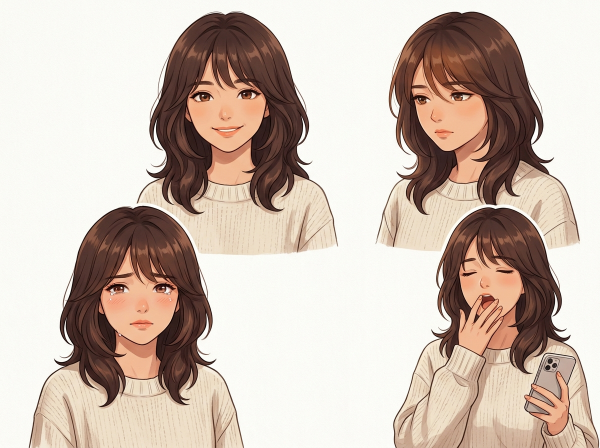
#> input picture assets/characters/primary/masters/char_nana_master.png, 1200 x 896 px, found by its file name (shown at 1/2 size)
$ python repair_all_character_bases.py
#> lines starting #> are read from the running program, lines starting #| are printed output that depends on the picture; after the words box and inside, x2 and y2 are one past the last pixel; in counts of white or black regions, pixels touching at a corner belong together
"""
repair_all_character_bases.py
Repairs and defringes base sprites for all 10 characters:
1. Reconstructs Nana's viewer-left shoulder seamlessly using symmetrical master crop.
2. Removes white halo / background bleed from hair and silhouettes across all characters.
3. Clears trapped background pockets (hair loops, under-arm gaps).
4. Saves defringed bases to both assets/ and public/assets/ directories.
"""

import os
import shutil
import hashlib
import cv2
import numpy as np
from PIL import Image

BASE_DIR = os.path.abspath(".")

# [6 lines left out: function compute_sha256, not called in this run]

def decontaminate_edges(img_bgra: np.ndarray, bg_color_bgr=None, is_dark_hair=True) -> np.ndarray:
    """
    Decontaminates semi-transparent alpha fringes:
    - Inpaints edge RGB from the opaque core so boundary pixels contain zero background bleed.
    - Suppresses bright halo on dark hair.
    """
    b, g, r, a = cv2.split(img_bgra)
    h, w = a.shape

    # Clean very weak translucent noise
    a_clean = np.where(a <= 5, 0, a)

    # Opaque core mask where colors are 100% genuine
    core_mask = (a_clean >= 210).astype(np.uint8)

    # Edge mask needing color correction (semi-transparent boundary)
    edge_mask = ((a_clean > 0) & (a_clean < 210)).astype(np.uint8)

    bgr = cv2.merge([b, g, r])

    # Inpaint edge RGB from the opaque core using Navier-Stokes/Telea
    # This bleeds the genuine character color outwards over the alpha fringe
    bgr_inpainted = cv2.inpaint(bgr, edge_mask, 3, cv2.INPAINT_TELEA)

    # For dark hair, ensure hair edges don't retain any bright fringe
    if is_dark_hair:
        # Dark hair mask in opaque core
        dark_hair = (core_mask > 0) & (bgr[:, :, 2] < 95) & (bgr[:, :, 1] < 90) & (bgr[:, :, 0] < 90)
        dark_hair_dil = cv2.dilate(dark_hair.astype(np.uint8), cv2.getStructuringElement(cv2.MORPH_ELLIPSE, (7, 7)))
        hair_edge = (dark_hair_dil > 0) & (a_clean > 0) & (a_clean < 240)

        # Clamp hair edge brightness to natural dark tones
        for c in range(3):
            bgr_inpainted[:, :, c] = np.where(hair_edge, np.minimum(bgr_inpainted[:, :, c], 55), bgr_inpainted[:, :, c])

    out_bgra = np.dstack([bgr_inpainted, a_clean])
    return out_bgra

def repair_nana_base():
    print("Repairing Nana Base Sprite...")
    master_path = os.path.join(BASE_DIR, "assets", "characters", "primary", "masters", "char_nana_master.png")
    master = cv2.imread(master_path)
#> master is the input picture: shape (896, 1200, 3); mean B, G, R 178.2, 189.4, 205
    if master is None:
        raise FileNotFoundError(f"Missing Nana master: {master_path}")

    # Symmetrical crop around Nana's facial center (cx=440, y=21..512, x=200..680)
    crop = master[21:512, 200:680].copy()
    ch, cw, _ = crop.shape
#> ch = 491; cw = 480
    cx = cw // 2 # 240
#> cx = 240

    right_half = crop[:, cx:cw]
    left_mirror = cv2.flip(right_half, 1)

    # Clean dark hair artifact in left_mirror at x < 90, y > 330
    is_hair_in_mirror = (left_mirror[:, :, 0] < 100) & (left_mirror[:, :, 1] < 100) & (left_mirror[:, :, 2] < 120) & (np.arange(left_mirror.shape[1])[None, :] < 90) & (np.arange(left_mirror.shape[0])[:, None] > 330)
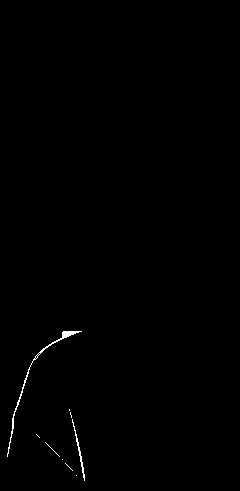
#> is_hair_in_mirror: shape (491, 240) bool; 0.37% white in thin lines or dots, all inside (x1, y1, x2, y2) = (7, 331, 85, 481)
    left_mirror_clean = left_mirror.copy()
    for y in range(330, ch):
        for x in range(90):
            if is_hair_in_mirror[y, x]:
                left_mirror_clean[y, x] = left_mirror[y, min(x + 25, 120)]
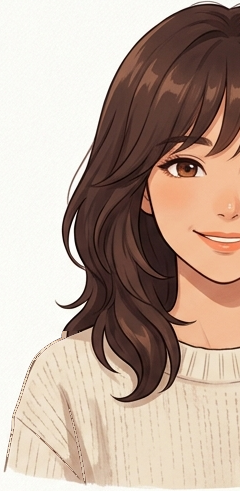
#> left_mirror_clean: shape (491, 240, 3); mean B, G, R 153.6, 167.2, 188.2

    # Nana's own hair mask from crop connected to head
    is_hair = (crop[:, :, 2] < 110) & (crop[:, :, 1] < 90) & (crop[:, :, 0] < 80)
#> is_hair: shape (491, 480) bool; 32.4% white; 50 white regions (42 under 20 px), largest, box (x1, y1, x2, y2) and area: (74, 4, 446, 408) 62581, (0, 391, 192, 491) 12548, (180, 162, 227, 182) 384
    num, labels, stats, centroids = cv2.connectedComponentsWithStats(is_hair.astype(np.uint8))
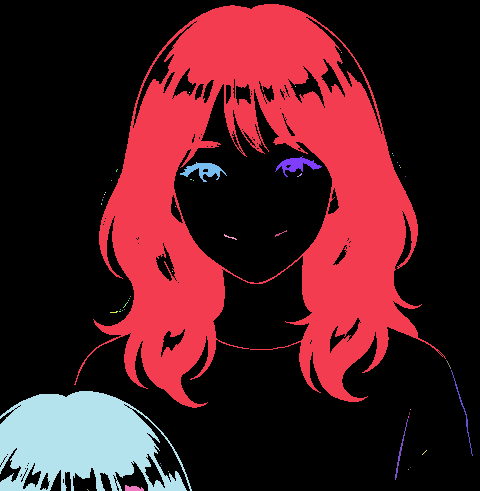
#> labels: shape (491, 480) int32; 51 distinct labels, from 0 to 50; one colour per label, 0 black
#> num = 51; stats = 51 rows, first 6: [0, 0, 480, 491, 159383], [74, 4, 372, 404, 62581], [341, 52, 1, 1, 1], [295, 86, 1, 1, 1], [189, 92, 1, 1, 1], [392, 153, 1, 1, 1]; centroids = 51 pairs, first value 78.9 to 462.8, second value 52 to 489.5
    top_labels = set(labels[21:60, 200:300].flatten()) - {0}
#> top_labels = 1 item
    nana_hair_mask = np.isin(labels, list(top_labels))
#> nana_hair_mask: shape (491, 480) bool; 26.6% white; 1 white region, box (x1, y1, x2, y2) and area: (74, 4, 446, 408) 62581

    res = crop.copy()
    for y in range(300, ch):
        for x in range(0, cx):
            if nana_hair_mask[y, x]:
                res[y, x] = crop[y, x]
            elif x > 210 and y < 380:
                w = (x - 210) / 30.0
                res[y, x] = np.clip(crop[y, x].astype(float) * w + left_mirror_clean[y, x].astype(float) * (1 - w), 0, 255).astype(np.uint8)
            else:
                res[y, x] = left_mirror_clean[y, x]
#> res: shape (491, 480, 3); mean B, G, R 158.5, 171.1, 189.8

    # Background detection with strict tolerance 12
    bg_bgr = np.array([246, 251, 250], dtype=np.float32)
    diff = np.sqrt(np.sum((res.astype(np.float32) - bg_bgr)**2, axis=2))
    is_bg_candidate = (diff < 12).astype(np.uint8)
#> is_bg_candidate: shape (491, 480); values 0 (black) and 1 (white), 35.3% white; 19 white regions (14 under 20 px), largest, box (x1, y1, x2, y2) and area: (0, 0, 480, 491) 82331, (117, 98, 136, 165) 330, (396, 218, 411, 266) 184, (391, 156, 411, 200) 157, (101, 177, 117, 217) 149

    flood_mask = np.zeros((ch + 2, cw + 2), np.uint8)
    for y in range(ch):
        for x in (0, cw - 1):
            if is_bg_candidate[y, x] and is_bg_candidate[y, x] != 2:
                cv2.floodFill(is_bg_candidate, flood_mask, (x, y), 2)
    for x in range(cw):
        for y in (0, ch - 1):
            if is_bg_candidate[y, x] and is_bg_candidate[y, x] != 2:
                cv2.floodFill(is_bg_candidate, flood_mask, (x, y), 2)

    # Clear trapped hair loops
    for y in range(250, 360, 2):
        for x in range(80, 130, 2):
            if is_bg_candidate[y, x] == 1 and diff[y, x] < 10:
                cv2.floodFill(is_bg_candidate, flood_mask, (x, y), 2)

    is_external_bg = (is_bg_candidate == 2)
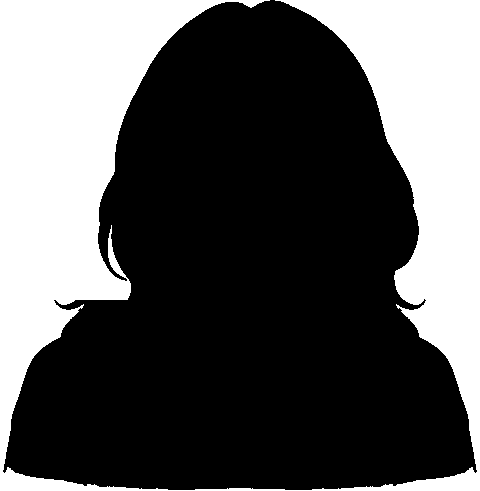
#> is_external_bg: shape (491, 480) bool; 34.9% white; 1 white region, box (x1, y1, x2, y2) and area: (0, 0, 480, 491) 82325
    fg_mask = (~is_external_bg).astype(np.uint8) * 255

    num_labels, labels, stats, centroids = cv2.connectedComponentsWithStats((fg_mask > 0).astype(np.uint8))
#> num_labels = 2; stats = [[0, 0, 480, 491, 82325], [3, 0, 474, 490, 153355]]; centroids = [[224.1, 170.3], [247.8, 285.1]]
    if num_labels > 1:
        largest_label = 1 + np.argmax(stats[1:, cv2.CC_STAT_AREA])
#> largest_label = 1
        fg_mask = ((labels == largest_label) * 255).astype(np.uint8)

    # Edge feather
    kernel = cv2.getStructuringElement(cv2.MORPH_ELLIPSE, (3, 3))
#> kernel = [[0, 1, 0], [1, 1, 1], [0, 1, 0]]
    eroded = cv2.erode(fg_mask, kernel, iterations=1)
#> eroded: shape (491, 480); 64.3% white; 1 black region, box (x1, y1, x2, y2) and area: (0, 0, 480, 491) 84141
    dilated = cv2.dilate(fg_mask, kernel, iterations=1)
#> dilated: shape (491, 480); 65.8% white; 7 black regions (3 under 20 px), largest, box (x1, y1, x2, y2) and area: (0, 0, 264, 491) 44971, (281, 0, 480, 491) 35260, (109, 238, 125, 277) 160, (195, 489, 285, 491) 114
    edge_band = (dilated > eroded)
#> edge_band: shape (491, 480) bool; 1.5% white in thin lines or dots

    alpha = fg_mask.astype(np.float32)
    blurred = cv2.GaussianBlur(alpha, (5, 5), 1.0)
    alpha[edge_band] = blurred[edge_band]
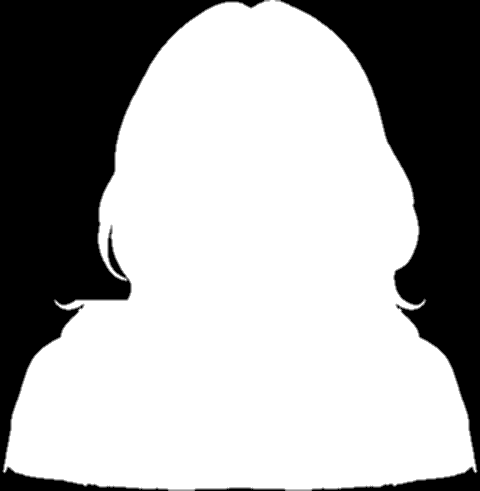
#> alpha: shape (491, 480) float32; min 0, max 255, mean 166

    # Combine into BGRA
    bgra = np.dstack([res, alpha.astype(np.uint8)])
    bgra_clean = decontaminate_edges(bgra, bg_color_bgr=[246, 251, 250], is_dark_hair=True)
#> in decontaminate_edges, `core_mask = (a_clean >= 210).astype(np.uint8)`: core_mask: shape (491, 480); values 0 (black) and 1 (white), 64.3% white; 1 black region, box (x1, y1, x2, y2) and area: (0, 0, 480, 491) 84113
#> in decontaminate_edges, `edge_mask = ((a_clean > 0) & (a_clean < 210)).astype(np.uint8)`: edge_mask: shape (491, 480); values 0 (black) and 1 (white), 1.5% white in thin lines or dots
#> in decontaminate_edges, `dark_hair = (core_mask > 0) & (bgr[:, :, 2] < 95) & (bgr[:, :, 1] < 90..`: dark_hair: shape (491, 480) bool; 25.4% white; 86 white regions (78 under 20 px), largest, box (x1, y1, x2, y2) and area: (63, 4, 444, 408) 58653, (180, 163, 226, 182) 357, (276, 156, 322, 177) 345
#> in decontaminate_edges, `dark_hair_dil = cv2.dilate(dark_hair.astype(np.uint8), cv2.getStructur..`: dark_hair_dil: shape (491, 480); values 0 (black) and 1 (white), 34.3% white; 7 white regions, largest, box (x1, y1, x2, y2) and area: (55, 1, 458, 411) 79636, (453, 382, 475, 456) 512, (392, 417, 411, 482) 477
#> in decontaminate_edges, `hair_edge = (dark_hair_dil > 0) & (a_clean > 0) & (a_clean < 240)`: hair_edge: shape (491, 480) bool; 0.8% white in thin lines or dots, all inside (x1, y1, x2, y2) = (55, 1, 475, 455)
#> after the loop in decontaminate_edges, `for c in range(3):`:
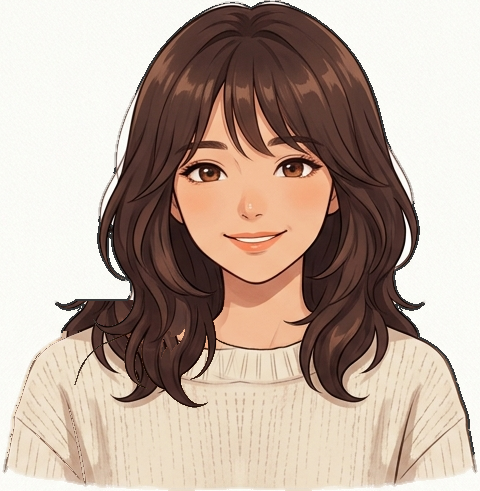
#> bgr_inpainted: shape (491, 480, 3); mean B, G, R 157.2, 169.8, 188.5

    cutout = Image.fromarray(cv2.cvtColor(bgra_clean, cv2.COLOR_BGRA2RGBA))

    # Scale to canonical size: 822 height, canvas 1024x1536, baseline Y=1460
    scale = 822.0 / cutout.height
#> scale = 1.67
    target_w = int(round(cutout.width * scale))
#> target_w = 804
    scaled = cutout.resize((target_w, 822), Image.Resampling.LANCZOS)

    canvas = Image.new("RGBA", (1024, 1536), (0, 0, 0, 0))
#> canvas: PIL image 1024x1536 RGBA; every value is 0
    paste_x = (1024 - target_w) // 2
#> paste_x = 110
    paste_y = 1460 - 822
    canvas.paste(scaled, (paste_x, paste_y), scaled)
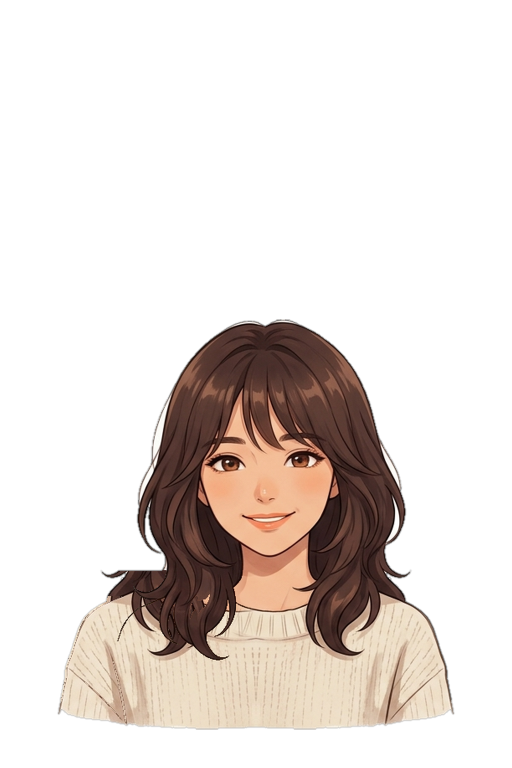
#> canvas: PIL image 1024x1536 RGBA (shown at 1/2 size); mean R, G, B, A 42.8, 34.9, 30.4, 69.3; transparent parts drawn white

    # Save to both locations
    p1 = os.path.join(BASE_DIR, "assets", "characters", "primary", "sprites", "char_nana_base.png")
    p2 = os.path.join(BASE_DIR, "public", "assets", "characters", "primary", "sprites", "char_nana_base.png")
    canvas.save(p1, "PNG", optimize=True)
    canvas.save(p2, "PNG", optimize=True)
    print(f"  -> Saved Nana base: {p1} & {p2}")
    return canvas

def repair_agus_base():
    print("Repairing Agus Base Sprite...")
    p1 = os.path.join(BASE_DIR, "assets", "characters", "primary", "sprites", "char_agus_base.png")
    p2 = os.path.join(BASE_DIR, "public", "assets", "characters", "primary", "sprites", "char_agus_base.png")

    img = cv2.imread(p1, cv2.IMREAD_UNCHANGED)
#> (the run stopped early here; a loop or call above may not have finished)
